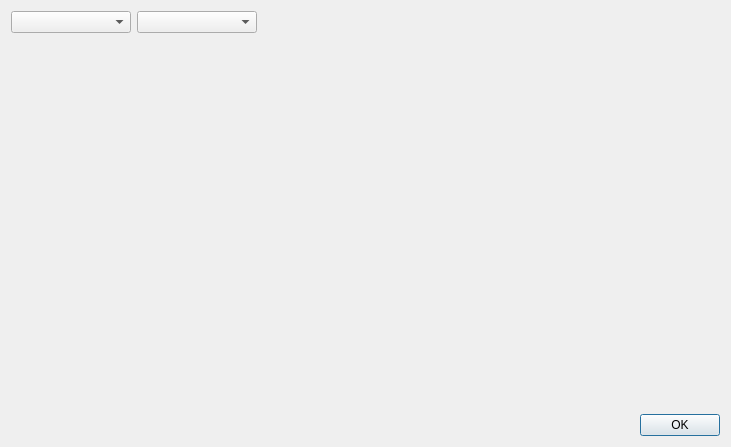
<?xml version="1.0" encoding="UTF-8"?>
<ui version="4.0">
 <class>DialogXStruct</class>
 <widget class="QDialog" name="DialogXStruct">
  <property name="windowModality">
   <enum>Qt::WindowModality::NonModal</enum>
  </property>
  <property name="geometry">
   <rect>
    <x>0</x>
    <y>0</y>
    <width>731</width>
    <height>447</height>
   </rect>
  </property>
  <property name="windowTitle">
   <string>Structs</string>
  </property>
  <property name="modal">
   <bool>false</bool>
  </property>
  <layout class="QVBoxLayout" name="verticalLayout">
   <item>
    <layout class="QHBoxLayout" name="horizontalLayout">
     <item>
      <widget class="QComboBox" name="comboBoxStruct">
       <property name="minimumSize">
        <size>
         <width>120</width>
         <height>0</height>
        </size>
       </property>
      </widget>
     </item>
     <item>
      <widget class="QComboBox" name="comboBoxType">
       <property name="minimumSize">
        <size>
         <width>120</width>
         <height>0</height>
        </size>
       </property>
      </widget>
     </item>
     <item>
      <spacer name="horizontalSpacer">
       <property name="orientation">
        <enum>Qt::Orientation::Horizontal</enum>
       </property>
       <property name="sizeHint" stdset="0">
        <size>
         <width>40</width>
         <height>20</height>
        </size>
       </property>
      </spacer>
     </item>
    </layout>
   </item>
   <item>
    <widget class="QWidget" name="widgetStructs" native="true">
     <property name="sizePolicy">
      <sizepolicy hsizetype="Expanding" vsizetype="Expanding">
       <horstretch>0</horstretch>
       <verstretch>0</verstretch>
      </sizepolicy>
     </property>
    </widget>
   </item>
   <item>
    <layout class="QHBoxLayout" name="horizontalLayout_2">
     <item>
      <spacer name="horizontalSpacer_2">
       <property name="orientation">
        <enum>Qt::Orientation::Horizontal</enum>
       </property>
       <property name="sizeHint" stdset="0">
        <size>
         <width>40</width>
         <height>20</height>
        </size>
       </property>
      </spacer>
     </item>
     <item>
      <widget class="QPushButton" name="pushButtonOK">
       <property name="text">
        <string>OK</string>
       </property>
      </widget>
     </item>
    </layout>
   </item>
  </layout>
 </widget>
 <resources/>
 <connections/>
</ui>
